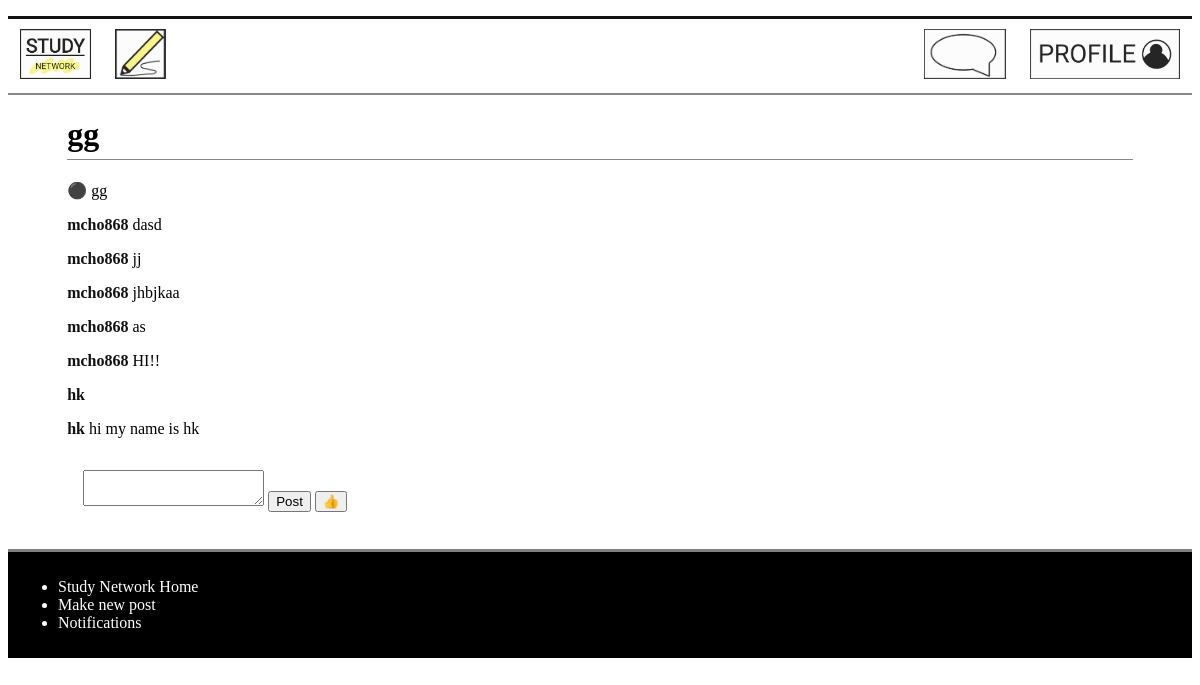
The app's page /comment/68 (signed in) with its own data.
### models.py (models this page shows)
class Post(db.Model):
    __tablename__ = 'Post'
    id = db.Column(db.Integer, primary_key=True)
    title = db.Column(db.Text)
    discussion = db.Column(db.Text)
    date = db.Column(db.Integer)
    comments = db.Column(db.Integer)
    user_id = db.Column(db.Integer, db.ForeignKey('User.id'))
    likes = db.Column(db.Integer)
    post_user = db.relationship('User', back_populates='user_post')
    replies_post = db.relationship('Reply', secondary=PostReply, back_populates='posts_reply')
    categories_post = db.relationship('Category', secondary=PostCategory, back_populates='posts_category')
    notifications_post = db.relationship('Notification', back_populates='posts_notification')
    posts = db.relationship('Comment', back_populates='user')

class Comment(db.Model):
    __tablename__ = 'Comment'
    id = db.Column(db.Integer, primary_key=True)
    Post_id = db.Column(db.Integer, db.ForeignKey('Post.id'), nullable = True)
    User_id = db.Column(db.Integer, db.ForeignKey('User.id'), nullable = False)
    comment = db.Column(db.Text, nullable = False)
    user = db.relationship('Post', back_populates='posts')
    post = db.relationship('User', back_populates='users')

class User(db.Model):
    __tablename__ = 'User'
    id = db.Column(db.Integer, primary_key=True)
    username = db.Column(db.Text)
    email = db.Column(db.Text)
    password = db.Column(db.Text)
    user_post = db.relationship('Post', back_populates='post_user')
    notifications_user = db.relationship('Notification', back_populates='users_notification')
    users = db.relationship('Comment', back_populates='post')

### main.py (the view, shortened to what this page needs)
@app.route('/comment/<int:id>', methods=['GET', 'POST'])
def comment(id):
    form = Comment()
    post_info = db.session.query(models.Post).filter_by(id = id).first_or_404()
    user_info = db.session.query(models.User).filter_by(id = session['logged_in_user']).first()
    comments = db.session.query(models.Comment).filter_by(Post_id = id).all()
    notification_info = models.Notification()
    notification_info.user_id = post_info.user_id
    notification_info.sender = user_info.username
    notification_info.post_id = id
    if g.logged_in_user == None:
        return redirect(url_for('signin'))
    elif request.method == 'GET':# display all the comments in the post
        if comments == None:
            return render_template('comment.html', form=form, post_info=post_info)
        else:
            return render_template('comment.html', form=form, comments=comments, post_info=post_info)

### forms.py
class Comment(FlaskForm):
    comment = TextAreaField('Write your comment or reply here')

### main.py (called while the page is built)
@app.context_processor
def notification_processor():
    if  g.logged_in_user:
        num_notification = models.Notification.query.filter_by(user_id = session['logged_in_user']).all()
        if len(num_notification) > 99:
            return dict(num_notification = '99..') #When the number of notification is too big, it just shows 99+.
        else:
            return dict(num_notification = len(num_notification))
    else:
        return dict(num_notification = 'No one is logged in')

@app.before_request
def before_request():
    g.logged_in_user = None
    if 'logged_in_user' in session:
        g.logged_in_user = session['logged_in_user']

### templates/comment.html (shortened to what this page needs)
{% extends 'layout.html' %}
{% block content %}
<main>
<h1>{{post_info.title}}</h1>
<p>⚫ {{ post_info.discussion }}</p>
{% for comment in comments %}
    <p><a class='name'href='/profile/{{comment.post.id}}'><strong>{{comment.post.username}}</strong></a> {{ comment.comment }}</p>
{% endfor %}
<form method='POST' enctype='multipart/form-data'>
    {{ form.comment }}
    <input type='submit' name = post value='Post'>
    <input type='submit' name = like value='👍'>
</form>
</main>
{% endblock %}

### static/css/style.css (style rules this page uses)
a { text-decoration: none; color: #111; }
body main { display: block; max-width: 90%; margin-left: 5%; }
body main h1 { border-bottom: 1px #888 solid; padding-bottom: 0.5%; }
main input { margin-bottom: 2%; }
form { padding: 16px; }

### records on screen
Post: title "gg", discussion "gg"
Comment: post.username "mcho868", comment "dasd"
Comment: post.username "mcho868", comment "jj"
Comment: post.username "mcho868", comment "jhbjkaa"
Comment: post.username "mcho868", comment "as"
Comment: post.username "mcho868", comment "HI!!"
Comment: post.username "hk"
Comment: post.username "hk", comment "hi my name is hk"
